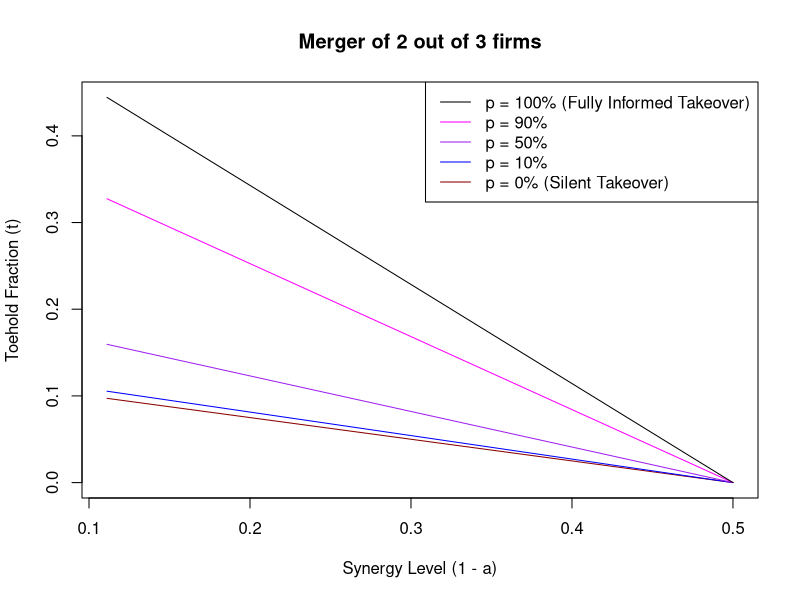

Generate this figure with R:
n <- 3
m <- 2
a = ((n + 1)^2) / (m * ((n - m + 2) ^2))
synergy = (1 - a)
p = (((n - m + 1) * ((n + 1)^2)) - (n - (m * synergy)) * ((n - m + 2)^2)) / ((n - m) * (((n + 1)^2) - ((n - m + 2)^2)))

SynProbRelationship <- function(n, m){
  a_lim = ((n + 1)^2) / (m * ((n - m + 2) ^2))
  a_vals <- c()
  p_vals <- c()
  
  a_seq <- seq(0, a_lim, 0.0001)
  for(a in a_seq){
    # synergy = (1 - a)
    # p = (((n - m + 1) * ((n + 1)^2)) - (n - (m * synergy)) * ((n - m + 2)^2)) / ((n - m) * (((n + 1)^2) - ((n - m + 2)^2)))
    p = ((((n + 1)^2) * (n - m + 1)) + (((n - m + 2)^2)*(n - (m * (1 + a))))) / ((n - m) * (((n + 1)^2) + ((n - m + 2)^2)))
    
    print((cbind(a, p)))
    
    if(p <= 1){
      a_vals <- c(a_vals, a)
      p_vals <- c(p_vals, p)
    }
  }
  #print(a_vals)
  
  vals <- cbind(a_vals, p_vals)
  return(vals)
}

vals <- SynProbRelationship(3, 2)
#a = ((n + 1)^2) / (m * ((n - m + 2) ^2))
#a_seq <- seq(0, a, 0.1)

SynToeRelationship <- function(n, m, p){
  a_lim = ((n + 1)^2) / (m * ((n - m + 2) ^2))
  a_vals <- c()
  syn_vals <- c()
  t_vals <- c()
  
  a_seq <- seq(0.5, a_lim, 0.0001)
  for(a in a_seq){
    
    t = ((((n + 1)^2) * (n - m - 1)) - (((n - m + 1)^2) * (n - (m * (1+a))))) / ((n-m) * (((2-p)*((n+1)^2)) - (p * ((n - m + 2)^2))))
      
    #print((cbind(a, t)))
    
    syn = 1 - a
    
    a_vals <- c(a_vals, a)
    syn_vals <- c(syn_vals, syn)
    t_vals <- c(t_vals, t)
    
    
  }
  #print(a_vals)
  
  vals <- cbind.data.frame(syn_vals, t_vals)
  return(vals)
}

toevals_0p <- SynToeRelationship(3, 2, 0)
toevals_10p <- SynToeRelationship(3, 2, 0.1)
toevals_50p <- SynToeRelationship(3, 2, 0.5)
toevals_90p <- SynToeRelationship(3, 2, 0.9)
toevals_100p <- SynToeRelationship(3, 2, 1)


mins <- min(min(toevals_0p$t_vals), min(toevals_10p$t_vals), min(toevals_50p$t_vals), min(toevals_90p$t_vals), min(toevals_100p$t_vals))
maxs <- max(max(toevals_0p$t_vals), max(toevals_10p$t_vals), max(toevals_50p$t_vals), max(toevals_90p$t_vals), max(toevals_100p$t_vals))


plot(toevals_0p$syn_vals, toevals_0p$t_vals, type = "l", ylim = c(mins, maxs), xlab = "Synergy Level (1 - a)", ylab = "Toehold Fraction (t)",  col = "darkred", main = "Merger of 2 out of 3 firms")
legend("topright", legend = c("p = 100% (Fully Informed Takeover)", "p = 90%", "p = 50%", "p = 10%", "p = 0% (Silent Takeover)"),col = c("black", "magenta", "purple", "blue", "darkred"), lty = 1)
lines(toevals_10p$syn_vals, toevals_10p$t_vals, col = "blue")
lines(toevals_50p$syn_vals, toevals_50p$t_vals, col = "purple")
lines(toevals_90p$syn_vals, toevals_90p$t_vals, col = "magenta")
lines(toevals_100p$syn_vals, toevals_100p$t_vals)



